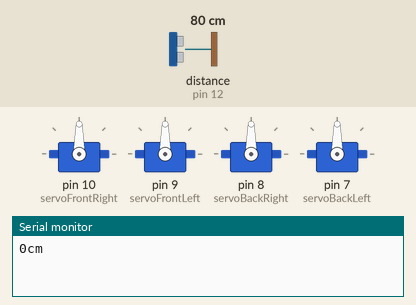
A sketch run on a simulated Arduino Uno, built with avr-gcc and run on an emulated ATmega328P. Parts: 4 × servo, the last lines printed to the serial monitor. Wiring (inferred from the names in the program): ultrasonic range finder: trigger pin 11; echo pin 12. The inputs (shaded band) are chosen by the test bench; at power-on: distance to the obstacle (sensor on pin 12) 80 cm. The echo pulse lasts 58.3 µs per cm.

Above: at 0.01 s.
At 1.2 s:
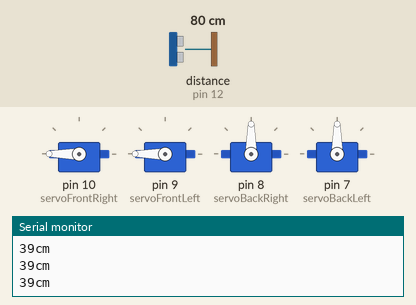
1.3 s: distance to the obstacle (sensor on pin 12) set to 33 cm
2.8 s: distance to the obstacle (sensor on pin 12) set to 28 cm
At 3.7 s:
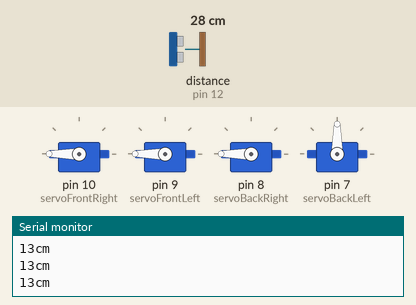
Timing chart, 0 to 5.8 s (numbered marks = the images above; inputs shaded):
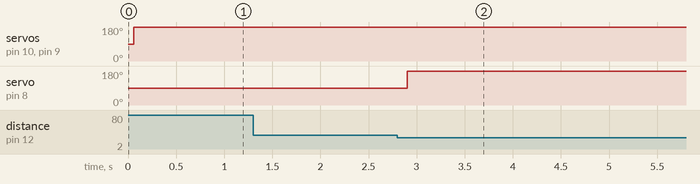

Measured:
- the behaviour switches between 31 and 30 cm on distance to the obstacle (sensor on pin 12) (found by bisection; images 1 and 2)
- after the input at 2.8 s, servo on pin 8 (servoBackRight): 90° → 180° after 0.10 s

The sketch:

First_Code.ino
```cpp
#include <Servo.h>
const int trigPin = 11;
const int echoPin = 12;
long duration;
int cm;
Servo myServoFR;
Servo myServoFL;
Servo myServoBR;
Servo myServoBL;

int servoFrontRight = 10;
int servoFrontLeft = 9;
int servoBackRight = 8;
int servoBackLeft = 7;


void setup()
{
	pinMode(trigPin, OUTPUT);
	pinMode(echoPin, INPUT);
	Serial.begin(9600);
	myServoFR.attach(servoFrontRight);
	myServoFL.attach(servoFrontLeft);
	myServoBR.attach(servoBackRight);
	myServoBL.attach(servoBackLeft);
}

void loop()
{
	cm = sensor();
	if (cm < 15)
	{
		TurnCarRight();
	}
	else
	{
		MoveCarForeward();
	}
}

int sensor()
{
	int distance = 0;
	digitalWrite(trigPin, LOW);
	delay(2);
	digitalWrite(trigPin, HIGH);
	delayMicroseconds(10);
	digitalWrite(trigPin, LOW);
	// Goes from HIGH (on) to LOW (off) with a delay of 2 milliseconds
	duration = pulseIn(echoPin, HIGH);
	if (duration == 0)
	{
		digitalWrite(echoPin, LOW);
		delay(1);
		pinMode(echoPin, INPUT);
	}
	distance = (duration/2) * 0.034/2;
	Serial.print(cm);
	Serial.println("cm");
	delay(50);
	return distance;
}

void MoveCarForeward()
{
	myServoFR.write(180);
	myServoFL.write(180);
}

void TurnCarRight()
{
	myServoBR.write(180);
	myServoFL.write(180);
}
```
